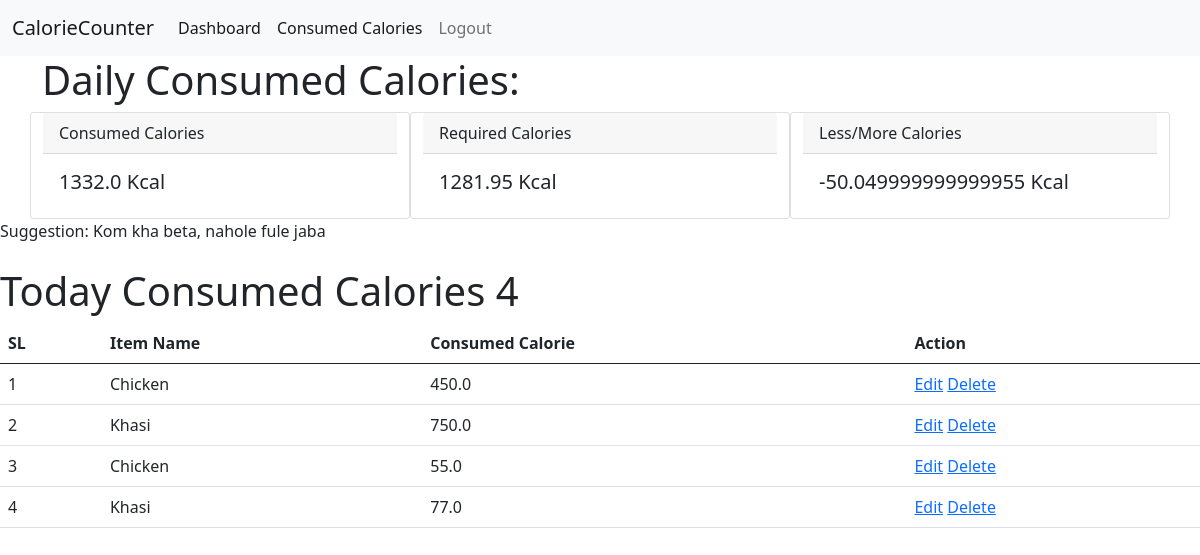
The page /dashboard/ (signed in) on the database its author committed.
### CalorieCounter/models.py (models this page shows, shortened)
class ConsumedCalories(models.Model):
    item_name = models.CharField(max_length=200, null=True)
    calorie = models.FloatField(null=True)
    created_at = models.DateField(auto_now_add=True, null=True)
    consumed_by = models.ForeignKey(
        User,
        on_delete=models.CASCADE,
        null=True,
        related_name='user_calorie'
    )

### CalorieCounter/views.py (the view)
# urls.py: path('dashboard/', dashboard_page, name='dashboard_page'),
@login_required
def dashboard_page(request):
    try:
        current_user = request.user
        bmr = round(request.user.user_info.bmr, 2)
    except:
        bmr = 0
    today = date.today()
    today_consumed_data = ConsumedCalories.objects.filter(
        consumed_by = current_user,
        created_at = today
    )
    total_consumed_calories = today_consumed_data.aggregate(
        total_calorie = Sum('calorie'),
        total_count = Count('calorie')
    )
    total_calorie = total_consumed_calories['total_calorie']
    less_more = bmr - total_calorie
    if bmr > total_calorie:
        suggestions = 'Doya kore besi kore khaw, nahole chikna hoiya jaba'
    else:
        suggestion = 'Kom kha beta, nahole fule jaba'
    context = {
        'required_calories': bmr,
        'today_consumed_data': today_consumed_data,
        'consumed_calories' : total_calorie,
        'total_count' : total_consumed_calories['total_count'],
        'less_more' : less_more,
        'suggestion' : suggestion,
    }
    return render (request, 'dashboard.html', context)

### CalorieCounter/templates/dashboard.html (shortened to what this page needs)
{% extends 'master/base.html' %}
{% block body %}
<h1> Daily Consumed Calories: </h1>
<div class="row">
  <div class="card col-md-4">
      <div class="card-header">
          Consumed Calories
      </div>
      <div class="card-body">
          <h5 class="card-title">{{consumed_calories}} Kcal</h5>
      </div>
  </div>
  <div class="card col-md-4">
      <div class="card-header">
          Required Calories
      </div>
      <div class="card-body">
          <h5 class="card-title">{{required_calories}} Kcal</h5>
      </div>
  </div>
  <div class="card col-md-4">
      <div class="card-header">
          Less/More Calories
      </div>
      <div class="card-body">
          <h5 class="card-title">{{less_more}} Kcal</h5>
      </div>
  </div>
  </div>
</div>
<p>Suggestion: {{suggestion}}</p>
<h1 class=" mt-4">Today Consumed Calories {{total_count}}</h1>
<table class="table">
  <thead>
    <tr>
      <th scope="col">SL</th>
      <th scope="col">Item Name</th>
      <th scope="col">Consumed Calorie</th>
      <th scope="col">Action</th>
    </tr>
  </thead>
  <tbody>
      {% for data in today_consumed_data %}
      <tr>
        <td>{{forloop.counter}}</td>
        <td>{{data.item_name}}</td>
        <td>{{data.calorie}}</td>
        <td>
          <a href="{% url 'update_calorie' data.id %}">Edit</a>
          <a href="{% url 'delete_calorie' data.id %}">Delete</a>
        </td>
      </tr>
      {% endfor %}
  </tbody>
</table>
{% endblock body %}

### CalorieCounter/templates/master/base.html (shortened to what this page needs)
<!doctype html>
<html lang="en">
  <head>
    <link href="https://cdn.jsdelivr.net/npm/bootstrap@5.0.2/dist/css/bootstrap.min.css" rel="stylesheet">
  </head>
  <body>
    {% include 'master/nav.html' %}
    <div class="container">
      {% block body %}
      {% endblock body %}
  </body>
</html>

### CalorieCounter/templates/master/nav.html (shortened to what this page needs)
<nav class="navbar navbar-expand-lg navbar-light bg-light">
  <div class="container-fluid">
    <a class="navbar-brand" href="#">CalorieCounter</a>
    <div class="collapse navbar-collapse" id="navbarNav">
      <ul class="navbar-nav">
        {% if request.user.is_authenticated %}
        <li class="nav-item">
          <a class="nav-link active" aria-current="page" href="{% url 'dashboard_page' %}">Dashboard</a>
        </li>
        <li class="nav-item">
          <a class="nav-link active" aria-current="page" href="{% url 'consumed_calorie_list' %}">Consumed Calories</a>
        </li>
        <li class="nav-item">
          <a class="nav-link" href="{% url 'logout_page' %}">Logout</a>
        </li>
        {% endif %}
      </ul>
    </div>
  </div>
</nav>

### rows shown on the page
ConsumedCalories: item_name "Chicken", calorie "450.0"
ConsumedCalories: item_name "Khasi", calorie "750.0"
ConsumedCalories: item_name "Chicken", calorie "55.0"
ConsumedCalories: item_name "Khasi", calorie "77.0"

### other values the page prints
{{ consumed_calories }} "1332.0"
{{ required_calories }} "1281.95"
{{ less_more }} "-50.049999999999955"
{{ suggestion }} "Kom kha beta, nahole fule jaba"
{{ total_count }} "4"
